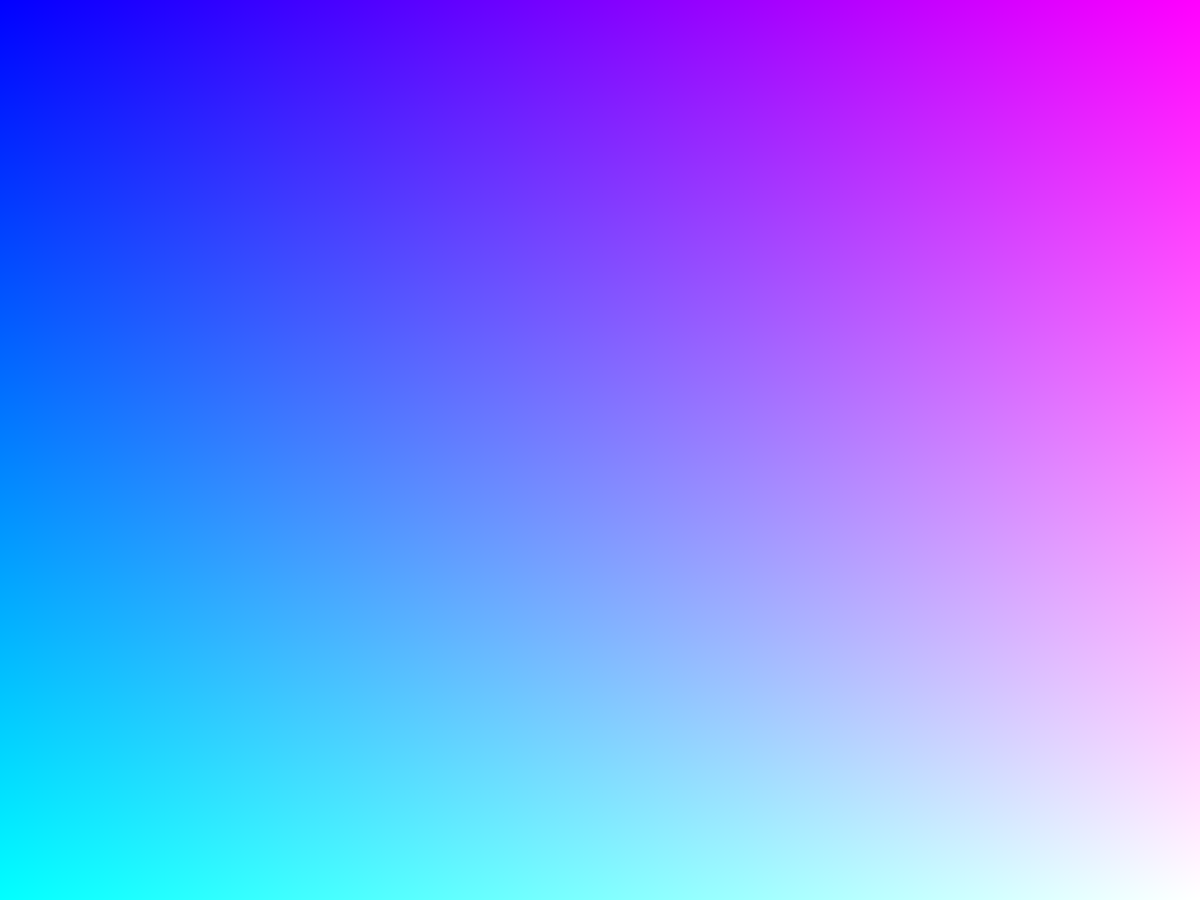
Frame 1 (no input)
Frame 60 (the mouse pressed at the canvas centre just before this capture): identical to frame 1, image omitted
Frame 120 (the mouse held since frame 60 and released just before this capture): identical to frame 1, image omitted

The Processing sketch that drew this single still picture (run headless with seeded random() and noise(); from frame 60 on, the mouse is pressed at the canvas centre):

// Processing sketch: Colour_Selector_RGB
// ── Colour_Selector_RGB.pde
int mode = 0;

void setup()
{
  fullScreen();
  colorMode(RGB);
  noStroke();

  background(0);
}

void draw()
{ 
  for (int i = 0; i < 256; i++)
  {
    for (int j = 0; j < 256; j++)
    {
      {
        switch(mode)
        {
        case 3:
          fill(255-i, 255-j, 255);
          ellipse(i * width/255 * 0.5 + width/2, j * height/255 * 0.5 + height/2, width/255, height/255);
          
          fill(j, 255, i);
          ellipse(i * width/255 * 0.5, j * height/255 * 0.5 , width/255, height/255);
          
          fill(255, 255-j, i);
          ellipse(i * width/255 * 0.5, j * height/255 * 0.5 + height/2, width/255, height/255);
          
          fill(0);
          ellipse(i * width/255 * 0.5 + width/2, j * height/255 * 0.5, width/255, height/255);
          break;

        case 1:
          fill(i, 255, 255-j);
          ellipse(i * width/255, j * height/255, 2 * width/255, 2 * height/255);
          break;

        case 2:
          fill(255, 255-i, 255-j);
          ellipse(i * width/255, j * height/255, 2 * width/255, 2 * height/255);
          break;

        case 0:
          fill(i, j, 255);
          ellipse(i * width/255, j * height/255, 2 * width/255, 2 * height/255);
          break;
        }
      }
    }
  }
}

void mousePressed()
{
  if (mouseButton == RIGHT)
  {
    mode++;

    if (mode > 3)
    {
      mode = 0;
    }
  }
}
